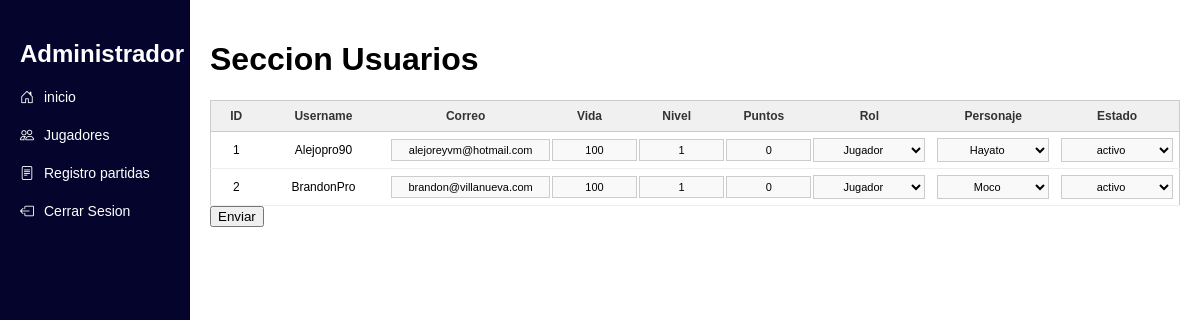
The app's page /roles/admin/jugadores.php (signed in) with its own data.
### tables this page shows
CREATE TABLE `usuario` (
  `id_usuario` int NOT NULL,
  `username` varchar(50) NOT NULL,
  `password` varchar(255) NOT NULL,
  `correo` varchar(100) NOT NULL,
  `vida` int DEFAULT NULL,
  `nivel` int DEFAULT NULL,
  `puntos` int DEFAULT NULL,
  `id_rol` int NOT NULL,
  `id_personaje` int DEFAULT NULL,
  `id_estado` int NOT NULL
);

CREATE TABLE `roles` (
  `id_rol` int NOT NULL,
  `rol` varchar(45) NOT NULL
);

CREATE TABLE `personajes` (
  `id_personaje` int NOT NULL,
  `foto_personaje` varchar(255) DEFAULT NULL,
  `nombre` varchar(50) NOT NULL
);

CREATE TABLE `estado` (
  `id_estado` int NOT NULL,
  `estado` varchar(50) NOT NULL
);

### roles/admin/jugadores.php (the view, shortened to what this page needs)
<?php
$conexion = new database;
$con = $conexion->conectar();
$users = $con->prepare("SELECT u.*, r.rol, e.estado, p.nombre AS personaje
FROM usuario u
LEFT JOIN roles r ON u.id_rol = r.id_rol
LEFT JOIN estado e ON e.id_estado = u.id_estado
LEFT JOIN personajes p ON u.id_personaje = p.id_personaje
WHERE u.id_rol = 2;");
$users->execute();
$users = $users->fetchAll(PDO::FETCH_ASSOC);
?>
<!DOCTYPE html>
<html lang="es">
<head>
    <link rel="stylesheet" href="css/admin.css">
    <link rel="stylesheet" href="https://cdn.jsdelivr.net/npm/bootstrap-icons@1.11.3/font/bootstrap-icons.min.css">
</head>
<body>
    <div class="sidebar">
        <h2>Administrador</h2>
        <ul>
            <li><a href="index.php"><i class="bi bi-house-door"></i>inicio</a></li>
            <li><a href="jugadores.php"><i class="bi bi-people"></i>Jugadores</a></li>
            <li><a href="registro_partidas.php"><i class="bi bi-file-text"></i>Registro partidas</a></li>
            <li><a href="../../includes/Sesion_destroy.php"><i class="bi bi-box-arrow-left"></i>Cerrar Sesion</a></li>
        </ul>
    </div>
    <div class="content">
        <h1>Seccion Usuarios</h1>
        <form id="formUsuarios">
    <table>
        <thead>
            <tr>
                <td>ID</td>
                <td>Username</td>
                <td>Correo</td>
                <td>Vida</td>
                <td>Nivel</td>
                <td>Puntos</td>
                <td>Rol</td>
                <td>Personaje</td>
                <td>Estado</td>
            </tr>
        </thead>
        <tbody>
            <?php foreach ($users as $user) {
                 ?>
                <tr data-id="<?= $user['id_usuario'] ?>">
                    <td><?= $user['id_usuario'] ?></td>
                    <td><?= $user['username'] ?></td>
                    <td><input type="text" class="correo" value="<?= $user['correo'] ?>"></td>
                    <td><input type="text" class="vida" value="<?= $user['vida'] ?>" placeholder="vacio"></td>
                    <td><input type="text" class="nivel" value="<?= $user['nivel'] ?>" placeholder="vacio"></td>
                    <td><input type="text" class="puntos" value="<?= $user['puntos'] ?? 0 ?>" placeholder="vacio"></td>
                    <td>
                        <select class="rol">
                            <option value="<?= $user['id_rol'] ?>" selected><?= $user['rol'] ? : "Vacio"?></option>
                        </select>
                    </td>
                    <td>
                        <select class="personaje">
                            <option value="<?= $user['id_personaje'] ?? 0 ?>" selected ><?= $user['personaje'] ? : "VACIO"  ?></option>
                        </select>
                    </td>
                    <td>
                        <select class="estado">
                            <option value="<?= $user['id_estado'] ?>" selected><?= $user['estado'] ?></option>
                        </select>
                    </td>
                </tr>
            <?php } ?>
        </tbody>
    </table>
    <button type="button" id="btnActualizar">Enviar</button>
</form>
    </div>
</body>
</html>

### roles/admin/css/admin.css (style rules this page uses)
body { font-family: Arial, sans-serif; margin: 0; padding: 0; display: flex; }
.sidebar { width: 150px; background-color:#05042C; color: white; min-height: 100vh; padding: 20px; }
.sidebar h2 { text-align: center; font-size: 16; }
.sidebar ul { list-style-type: none; padding: 0; }
.sidebar ul li { margin: 20px 0; }
.sidebar ul li a { color: white; text-decoration: none; font-size: 14px; }
i { padding-right:10px; ; }
.content { flex: 1; padding: 20px; }
table { width: 100%; table-layout: fixed; font-size: 12px; border-collapse: collapse; background: #fff; border: 1px solid #ccc; }
thead { background: #f0f0f0; color: #333; }
thead td { padding: 8px; font-weight: bold; text-align: center; border-bottom: 1px solid #ccc; }
tbody td { padding: 6px; text-align: center; border-bottom: 1px solid #eee; }
thead td:nth-child(1), tbody td:nth-child(1) { width: 5%; }
thead td:nth-child(2), tbody td:nth-child(2) { width: 15%; }
thead td:nth-child(3), tbody td:nth-child(3) { width: 20%; }
thead td:nth-child(4), tbody td:nth-child(4), thead td:nth-child(5), tbody td:nth-child(5), thead td:nth-child(6), tbody td:nth-child(6) { width: 10%; }
thead td:nth-child(7), tbody td:nth-child(7), thead td:nth-child(8), tbody td:nth-child(8), thead td:nth-child(9), tbody td:nth-child(9) { width: 15%; }
input[type="text"] { width: 100%; border: 1px solid #ccc; padding: 4px; text-align: center; font-size: 11px; background: #f9f9f9; }
select { width: 100%; padding: 4px; border: 1px solid #ccc; font-size: 11px; text-align: center; background: #f9f9f9; }

### records on screen
usuario: id_usuario "1", username "Alejopro90", correo "alejoreyvm@hotmail.com", vida "100", nivel "1", puntos "0", id_rol.rol "Jugador", id_personaje.nombre "Hayato", id_estado.estado "activo"
usuario: id_usuario "2", username "BrandonPro", correo "brandon@villanueva.com", vida "100", nivel "1", puntos "0", id_rol.rol "Jugador", id_personaje.nombre "Moco", id_estado.estado "activo"
